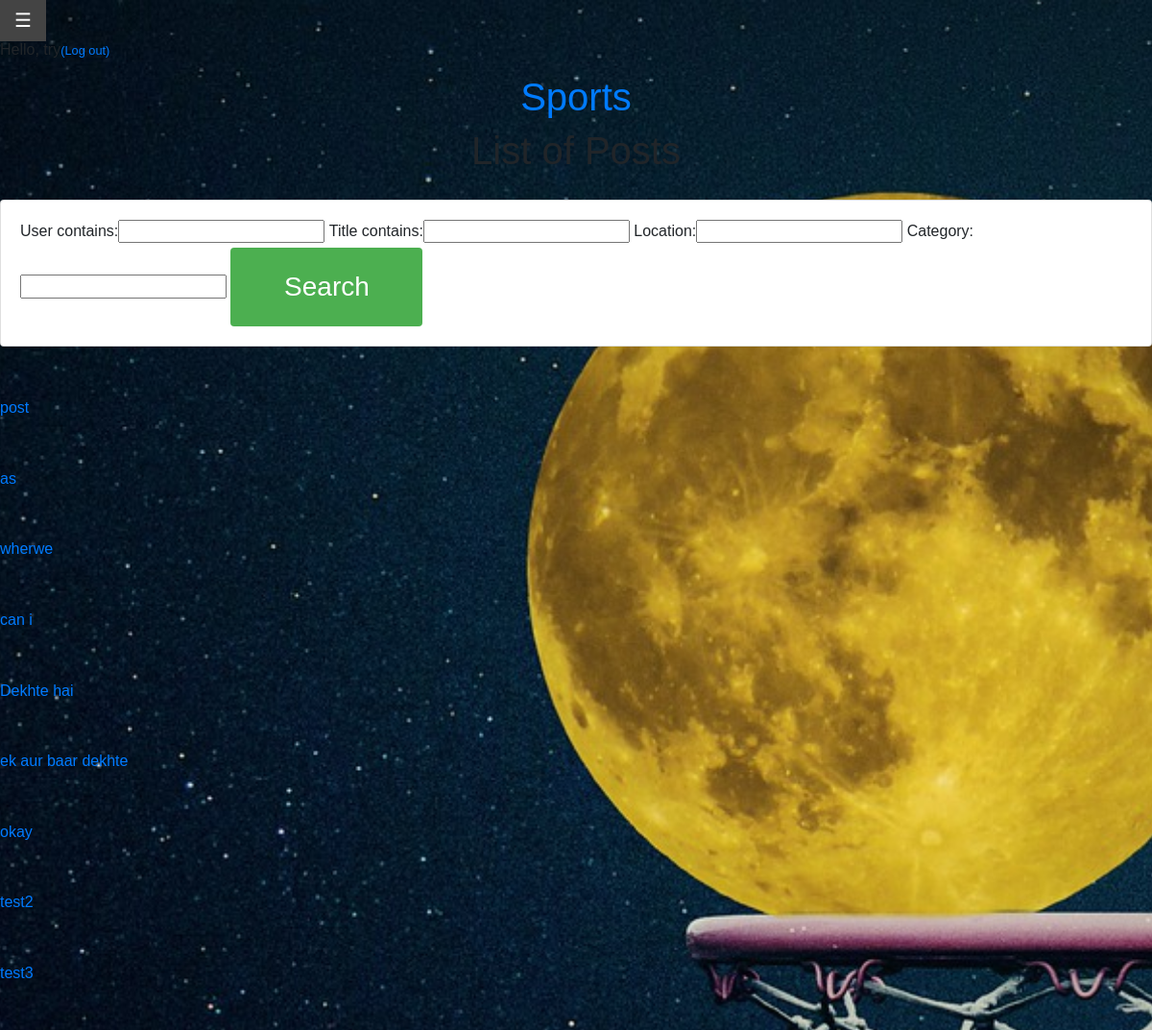
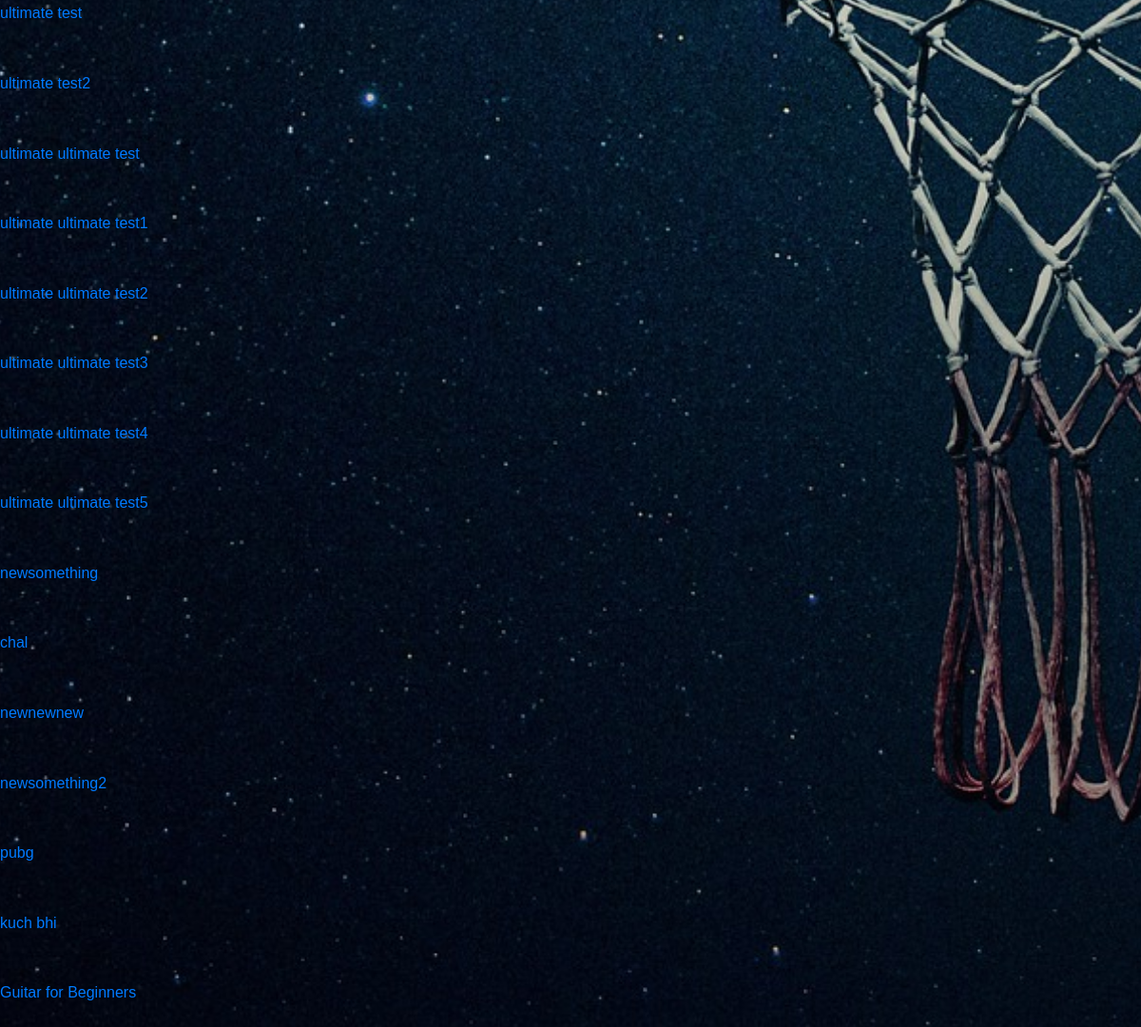
The app's page /posts/ (signed in) with its own data (2 pictures, top to bottom).
### app1/models.py (models this page shows, shortened)
class Post(models.Model):
    user= models.CharField(max_length=100)
    title= models.CharField(max_length=100)
    location = models.CharField(max_length=100, default='online')
    content= models.TextField()
    category = models.CharField(max_length=30, default='others')
    url= models.SlugField(max_length=100, unique=False, blank=True, editable=False)

### app1/views.py (the view)
# urls.py: url(r'^posts/$', posts_list_view, name='posts_list_view'),
@login_required(login_url='/accounts/login/')
def posts_list_view(request):
    allposts= Post.objects.all()
    myFilter = PostFilter(request.GET, queryset=allposts )
    allposts = myFilter.qs
    context= {'allposts': allposts,'myFilter': myFilter
              }
    return render(request, 'posts-list-view.html', context)

### Templates/posts-list-view.html
{% extends 'base.html' %}
{% block content %}
    <h1>List of Posts</h1>
    <br>
    <div class="row">
      <div class="col">
        <div class="card card-body">
          <form method="get">
            {{myFilter.form}}
            <button class="btn btn-primary" type="submit" >Search</button>
          </form>
        </div>
      </div>
    </div>
    <br><br><br>
    {% for post in allposts %}
    <a href='/posts/{{ post.url }}/'>{{ post.title }} </a>
    <br><br>
    <br><br>
    {% endfor %}
{% endblock %}

### Templates/base.html (shortened to what this page needs)
{% load static %}
<!DOCTYPE HTML>
<html lang="en">
<head>
  <link rel="stylesheet" href="https://stackpath.bootstrapcdn.com/bootstrap/4.3.1/css/bootstrap.min.css">
  <link rel="stylesheet" href="{% static 'style.css' %}">
  <link rel="stylesheet" href="https://cdnjs.cloudflare.com/ajax/libs/font-awesome/4.7.0/css/font-awesome.min.css">
</head>
<body>
  <div class="page-header">
    <div id="main">
      <button class="openbtn" onclick="openNav()">☰</button>
    </div>
    {% if user.is_authenticated %}
    <p class="top-menu">
      Hello, {{ user.username }}<a href="{% url 'logout' %}" class="top-menu"><small>(Log out)</small></a></p>
    {% endif %}
    <h1><a href="/" title="Home Page">Sports</a></h1>
  </div>
        {% block content %}
        {% endblock %}
</body>
</html>

### static/style.css (style rules this page uses)
html { height:100%; }
body { background: url('/static/login.jpg'); height: 100%; background-attachment: fixed; background-position: center; background-repeat: no-repeat; background-size: cover; margin: 0; padding: 0; border: 0; font-size: 100%; font: inherit; vertical-align: baseline; }
h1 { font-weight: 500; line-height: 1.2; text-align:center; }
.openbtn { font-size: 20px; cursor: pointer; background-color: #111; color: white; padding: 10px 15px; border: none; }
button[type=submit] { position: relative; background-color: #4CAF50; border: none; font-size: 28px; color: #FFFFFF; padding: 20px; width: 200px; text-align: center; transition-duration: 0.4s; text-decoration: none; overflow: hidden; cursor: pointer; }
body { font-family: 'Mukta', sans-serif; }

### records on screen
Post: title "post"
Post: title "as"
Post: title "wherwe"
Post: title "can i"
Post: title "Dekhte hai"
Post: title "ek aur baar dekhte"
Post: title "okay"
Post: title "test2"
Post: title "test3"
Post: title "ultimate test"
Post: title "ultimate test2"
Post: title "ultimate ultimate test"
Post: title "ultimate ultimate test1"
Post: title "ultimate ultimate test2"
Post: title "ultimate ultimate test3"
Post: title "ultimate ultimate test4"
Post: title "ultimate ultimate test5"
Post: title "newsomething"
Post: title "chal"
Post: title "newnewnew"
Post: title "newsomething2"
Post: title "pubg"
Post: title "kuch bhi"
Post: title "Guitar for Beginners"

### other values on screen
{{ user.username }} "try"
